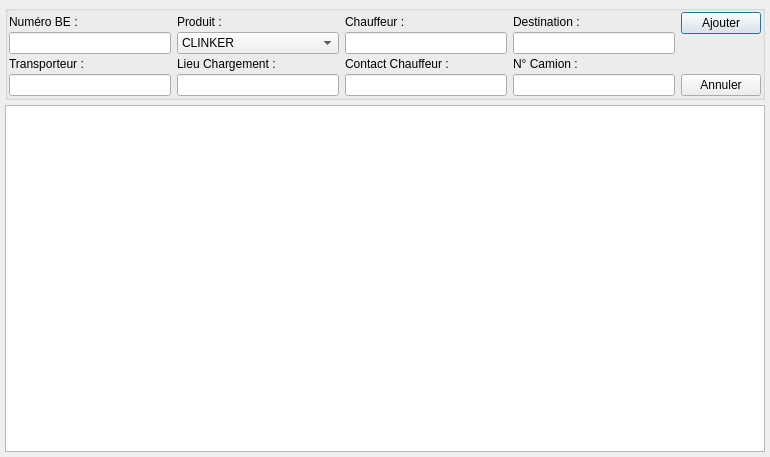
<?xml version="1.0" encoding="UTF-8"?>
<ui version="4.0">
 <class>UIAutorisation</class>
 <widget class="QDialog" name="UIAutorisation">
  <property name="geometry">
   <rect>
    <x>0</x>
    <y>0</y>
    <width>770</width>
    <height>457</height>
   </rect>
  </property>
  <property name="windowTitle">
   <string>Dialog</string>
  </property>
  <layout class="QVBoxLayout" name="verticalLayout_6" stretch="0,1">
   <property name="spacing">
    <number>5</number>
   </property>
   <property name="leftMargin">
    <number>5</number>
   </property>
   <property name="topMargin">
    <number>5</number>
   </property>
   <property name="rightMargin">
    <number>5</number>
   </property>
   <property name="bottomMargin">
    <number>5</number>
   </property>
   <item>
    <widget class="QGroupBox" name="groupBox">
     <property name="title">
      <string/>
     </property>
     <layout class="QVBoxLayout" name="verticalLayout_7">
      <property name="leftMargin">
       <number>1</number>
      </property>
      <property name="topMargin">
       <number>1</number>
      </property>
      <property name="rightMargin">
       <number>1</number>
      </property>
      <property name="bottomMargin">
       <number>1</number>
      </property>
      <item>
       <layout class="QHBoxLayout" name="horizontalLayout">
        <item>
         <layout class="QVBoxLayout" name="verticalLayout">
          <property name="spacing">
           <number>0</number>
          </property>
          <item>
           <widget class="QLabel" name="label">
            <property name="text">
             <string>Numéro BE :</string>
            </property>
           </widget>
          </item>
          <item>
           <widget class="QLineEdit" name="numBELineEdit"/>
          </item>
          <item>
           <widget class="QLabel" name="label_2">
            <property name="text">
             <string>Transporteur :</string>
            </property>
           </widget>
          </item>
          <item>
           <widget class="QLineEdit" name="transporteurLineEdit"/>
          </item>
         </layout>
        </item>
        <item>
         <layout class="QVBoxLayout" name="verticalLayout_2">
          <property name="spacing">
           <number>0</number>
          </property>
          <item>
           <widget class="QLabel" name="label_3">
            <property name="text">
             <string>Produit : </string>
            </property>
           </widget>
          </item>
          <item>
           <widget class="QComboBox" name="produitComboBox">
            <item>
             <property name="text">
              <string>CLINKER</string>
             </property>
            </item>
            <item>
             <property name="text">
              <string>GYPSE</string>
             </property>
            </item>
            <item>
             <property name="text">
              <string>DOLOMITE</string>
             </property>
            </item>
            <item>
             <property name="text">
              <string>TUF</string>
             </property>
            </item>
           </widget>
          </item>
          <item>
           <widget class="QLabel" name="label_4">
            <property name="text">
             <string>Lieu Chargement : </string>
            </property>
           </widget>
          </item>
          <item>
           <widget class="QLineEdit" name="lieuChargementLineEdit"/>
          </item>
         </layout>
        </item>
        <item>
         <layout class="QVBoxLayout" name="verticalLayout_3">
          <property name="spacing">
           <number>0</number>
          </property>
          <item>
           <widget class="QLabel" name="label_6">
            <property name="text">
             <string>Chauffeur :</string>
            </property>
           </widget>
          </item>
          <item>
           <widget class="QLineEdit" name="chauffeurLineEdit"/>
          </item>
          <item>
           <widget class="QLabel" name="label_5">
            <property name="text">
             <string>Contact Chauffeur :</string>
            </property>
           </widget>
          </item>
          <item>
           <widget class="QLineEdit" name="contactChauffeurLineEdit"/>
          </item>
         </layout>
        </item>
        <item>
         <layout class="QVBoxLayout" name="verticalLayout_4">
          <property name="spacing">
           <number>0</number>
          </property>
          <item>
           <widget class="QLabel" name="label_7">
            <property name="text">
             <string>Destination :</string>
            </property>
           </widget>
          </item>
          <item>
           <widget class="QLineEdit" name="destinationLineEdit"/>
          </item>
          <item>
           <widget class="QLabel" name="label_8">
            <property name="text">
             <string>N° Camion : </string>
            </property>
           </widget>
          </item>
          <item>
           <widget class="QLineEdit" name="numCamionLineEdit"/>
          </item>
         </layout>
        </item>
        <item>
         <layout class="QVBoxLayout" name="verticalLayout_5">
          <property name="spacing">
           <number>0</number>
          </property>
          <item>
           <widget class="QPushButton" name="ajouterButton">
            <property name="text">
             <string>Ajouter</string>
            </property>
           </widget>
          </item>
          <item>
           <spacer name="verticalSpacer">
            <property name="orientation">
             <enum>Qt::Vertical</enum>
            </property>
            <property name="sizeHint" stdset="0">
             <size>
              <width>20</width>
              <height>40</height>
             </size>
            </property>
           </spacer>
          </item>
          <item>
           <widget class="QPushButton" name="annulerButton">
            <property name="text">
             <string>Annuler</string>
            </property>
           </widget>
          </item>
         </layout>
        </item>
       </layout>
      </item>
     </layout>
    </widget>
   </item>
   <item>
    <widget class="QTableView" name="tableView"/>
   </item>
  </layout>
 </widget>
 <resources/>
 <connections/>
</ui>
